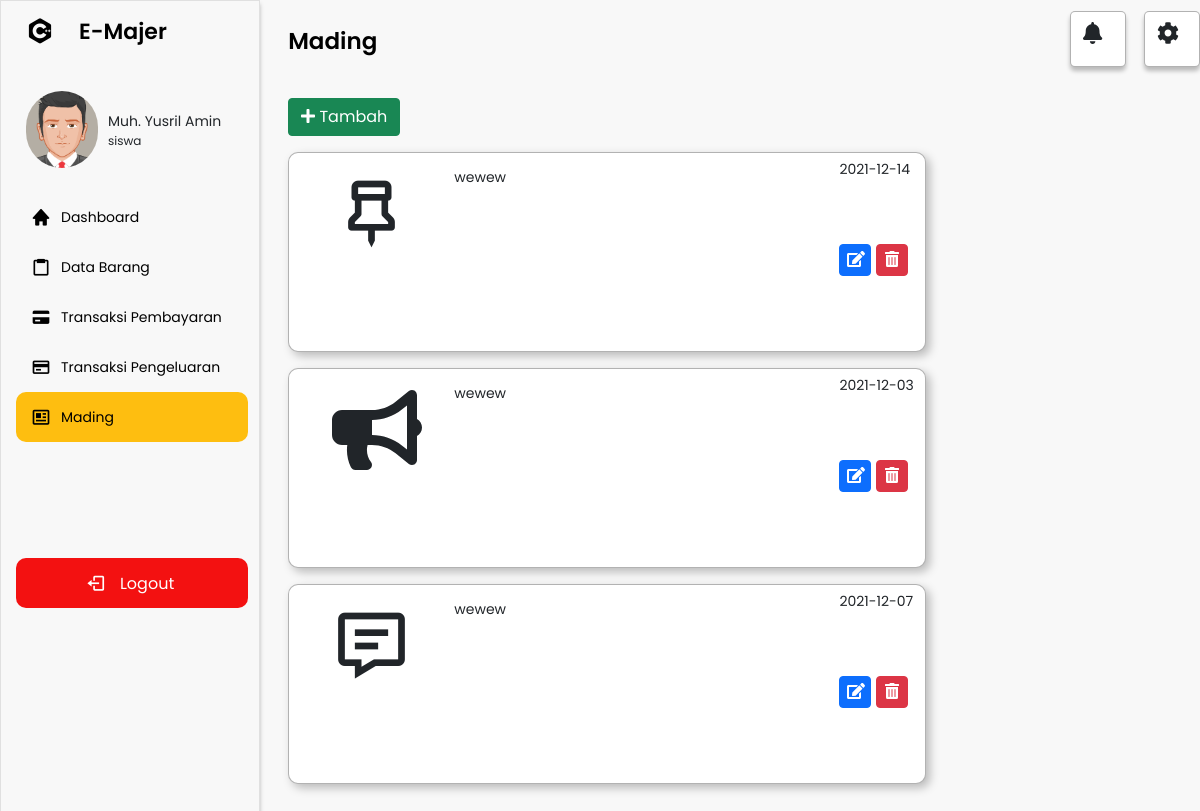
Page /navbar.php?p=mading (signed in) on the earlier database version.
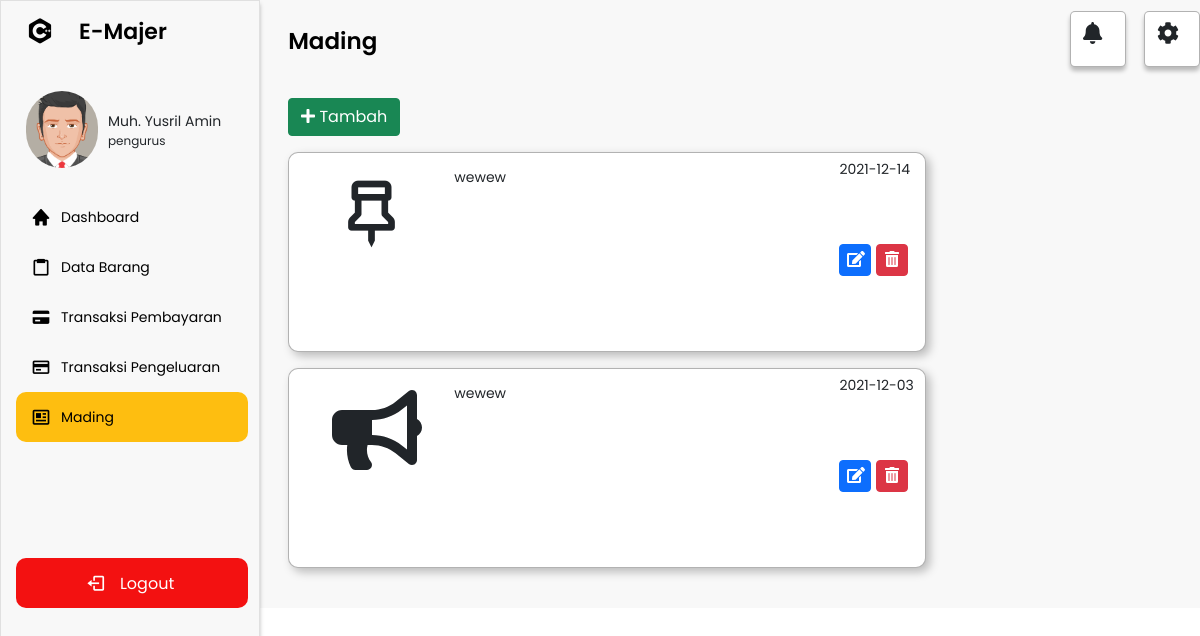
Same page on the later database version.
### tables this page shows
CREATE TABLE `akun` (
  `id_akun` varchar(15) NOT NULL,
  `nama` varchar(50) NOT NULL,
  `email` varchar(50) NOT NULL,
  `username` varchar(50) NOT NULL,
  `password` varchar(50) NOT NULL,
  `id_kelas` varchar(15) NOT NULL,
  `id_level` int(11) NOT NULL,
  `saldo` varchar(25) NOT NULL
);

CREATE TABLE `level` (
  `id_level` int(11) NOT NULL,
  `nama_level` varchar(50) NOT NULL
);

CREATE TABLE `mading` (
  `id_mading` varchar(15) NOT NULL,
  `jenis_mading` varchar(10) NOT NULL,
  `deskripsi_mading` text NOT NULL,
  `tgl_pembagian` date NOT NULL,
  `id_kelas` varchar(15) NOT NULL
);

### pages/mading.php (the view, shortened to what the changed rows need)
<section class="home-section" style="background: #f8f8f8;">
    <div class="home-content">
        <span class="text">Mading</span>
        <div class="notif">
            <i class="fas fa-bell n"></i>
        </div>
        <div class="setting">
            <i class="fas fa-cog s"></i>
        </div>
    </div>
    <div class="content" style="padding-bottom: 4%; height:100%">
        <button type="button" class="btn btn-success" data-bs-toggle="modal" data-bs-target="#staticBackdrop">
            <i class="fas fa-plus"></i> Tambah
        </button>
        <?php
        $query = "SELECT * FROM mading WHERE id_kelas = '$kelas'";
        $result = mysqli_query($koneksi, $query);
        if (mysqli_num_rows($result) > 0) {
            while ($row = mysqli_fetch_array($result)) {
        ?>
                <div class="mading">
                    <div class="row">
                        <div class="col-3">
                            <?php
                            if ($row['jenis_mading'] === '1') {
                                echo "<i class='fas fa-bullhorn icon-mading'></i>";
                            } else if ($row['jenis_mading'] === '2') {
                                echo "<i class='bx bx-pin icon-mading'></i>";
                            } else if ($row['jenis_mading'] === '3') {
                                echo "<i class='bx bx-message-detail icon-mading'></i>";
                            }
                            ?>
                        </div>
                        <div class="col-7">
                            <p><?= $row['deskripsi_mading'] ?></p>
                        </div>
                        <div class="col-2">
                            <p style="padding-top: 4%;"><?= $row['tgl_pembagian'] ?></p>
                            <a href="navbar.php?p=mading-edit&id=<?php echo $row['id_mading']; ?>" style="text-decoration: none; color:white;">
                                <div type="button" class="btn btn-primary button"><i class="fas fa-edit" style="margin-bottom: 5px; margin-left:-5px;"></i></div>
                            </a>
                            <button type="button" class="btn btn-danger button" onclick="konfirmasi('<?= $row['id_mading'] ?>')"><i class="fas fa-trash-alt" style="margin-bottom: 4px; margin-left:-4px;"></i></button>
                        </div>
                    </div>
                </div>
        <?php
            }
        }
        ?>
    </div>
</section>

### navbar.php (shortened to what the changed rows need)
<?php
include 'koneksi.php';
$id = $_SESSION['id_akun'];
$nama = $_SESSION['nama'];
$kelas = $_SESSION['id_kelas'];
$query = "SELECT * FROM akun INNER JOIN kelas ON akun.id_kelas = kelas.id_kelas INNER JOIN level ON akun.id_level = level.id_level WHERE akun.id_akun = '$id'";
$result = mysqli_query($koneksi, $query);
if (mysqli_num_rows($result) > 0) {
    while ($row = mysqli_fetch_array($result)) {
?>
        <!DOCTYPE html>
        <html lang="en">
        <head>
            <link rel="stylesheet" href="assets/css/kalender.css">
            <link rel="stylesheet" href="assets/css/style.css">
            <link href="https://cdn.jsdelivr.net/npm/bootstrap@5.0.2/dist/css/bootstrap.min.css" rel="stylesheet">
            <link href='https://unpkg.com/boxicons@2.0.7/css/boxicons.min.css' rel='stylesheet'>
            <link rel="stylesheet" href="https://cdnjs.cloudflare.com/ajax/libs/font-awesome/5.13.0/css/all.min.css">
        </head>
        <body>
            <div class="sidebar">
                <div class="logo-details">
                    <i class='bx bxl-c-plus-plus'></i>
                    <span class="logo_name">E-Majer</span>
                </div>
                <div class="profil-box">
                    <img src="assets/gambar/avatar53.png" alt="">
                    <div class="profil-name">
                        <p class="nama"><?= $nama ?></p>
                        <p class="level"><?= $row['nama_level'] ?></p>
                    </div>
                </div>
                <ul class="nav-links">
                    <li>
                        <div class="li">
                            <a href="navbar.php?p=home">
                                <i class='bx bxs-home'></i>
                                <span class="link_name">Dashboard</span>
                            </a>
                        </div>
                    </li>
                    <li>
                        <div class="li">
                            <a href="navbar.php?p=barang">
                                <i class='bx bx-clipboard'></i>
                                <span class="link_name">Data Barang</span>
                            </a>
                        </div>
                    </li>
                    <li>
                        <div class="li">
                            <a href="navbar.php?p=pembayaran">
                                <i class='bx bxs-credit-card'></i>
                                <span class="link_name">Transaksi Pembayaran</span>
                            </a>
                        </div>
                    </li>
                    <li>
                        <div class="li">
                            <a href="navbar.php?p=pengeluaran">
                                <i class='bx bx-credit-card'></i>
                                <span class="link_name">Transaksi Pengeluaran</span>
                            </a>
                        </div>
                    </li>
                    <li>
                        <div class="li">
                            <a href="navbar.php?p=mading">
                                <i class='bx bx-news'></i>
                                <span class="link_name">Mading</span>
                            </a>
                        </div>
                    </li>
                    <li>
                        <div class="logout1">
                            <div class="logout">
                                <i class='bx bx-log-out'></i>
                                <span class="link_name">Logout</span>
                            </div>
                        </div>
                    </li>
                </ul>
            </div>
            <?php
            $pages_dir = 'pages';
            if (!empty($_GET['p'])) {
                $pages = scandir($pages_dir, 0);
                unset($pages[0], $pages[1]);
                $p = $_GET['p'];
                if (in_array($p . '.php', $pages)) {
                    include($pages_dir . '/' . $p . '.php');
                } else {
                    echo 'Halaman Tidak Ditemukan';
                }
            } else {
                include($pages_dir . '/home.php');
            }
            ?>
        </body>
        </html>
<?php }
} ?>

Differences in the rows shown:
removed mading: jenis_mading "3" (drawn), deskripsi_mading "wewew", tgl_pembagian "2021-12-07"
changed akun: id_level.nama_level "siswa" → "pengurus"
